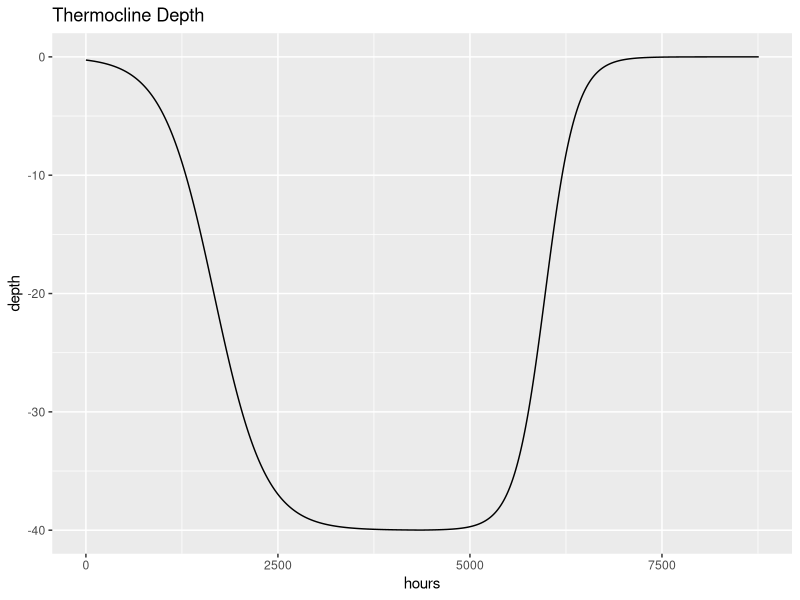
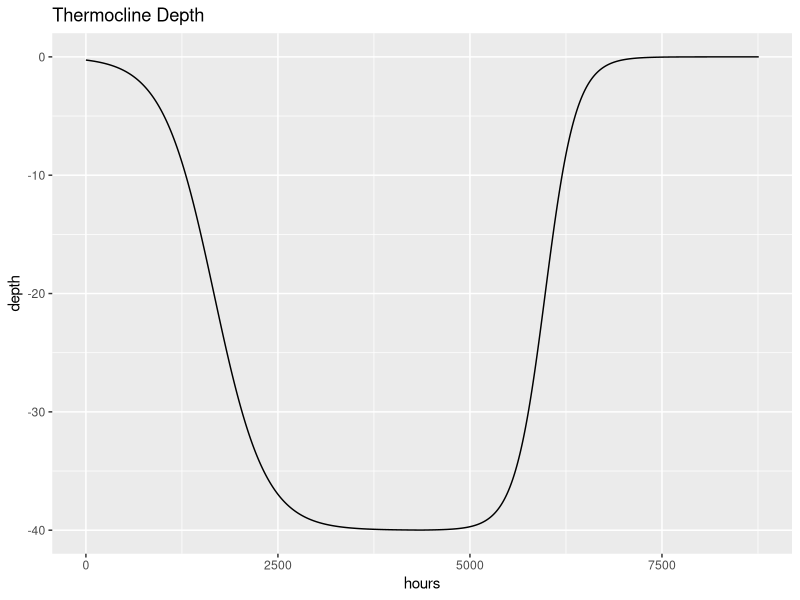

Reproduce these figures in R, in order.
## ---- chunk 1
thermoclineDist = function(t){
  maxThermDepth = 40
  if (t < (2190*2)) { #Winter + Spring
    n1 = .003
    n2 = -5
    x = t 
    dist = (maxThermDepth)/(1 + exp(-(n2 + n1*x)))   
  } else { #Summer+ fall
    n1 = .005
    n2 = -8
    x = t - (2190*2)
    dist = (-maxThermDepth)/(1 + exp(-(n2 + n1*x))) + maxThermDepth
  }
  return(dist)
}
## ---- chunk 2
hours  = 0:(365*24) 
dist = NULL

for (t in hours){ dist = c(dist, thermoclineDist(t)) }
## ---- chunk 3
library(ggplot2)
## ---- chunk 4
data = cbind(hours, dist) # Wrap the data. 

thermocline = as.data.frame(data)
ggplot(thermocline, aes(x = hours, y = -dist)) + geom_line() + 
  labs(title = "Thermocline Depth", y = "depth")

ggsave(filename = "../paperMaterials/figures/pres_thermoclineDepth.pdf", width = 6, height = 2.5)
#write.csv(data, "/Users/Nick/mysisModeling/data/Depth_Thermocline_Hour.csv", row.names=FALSE)
